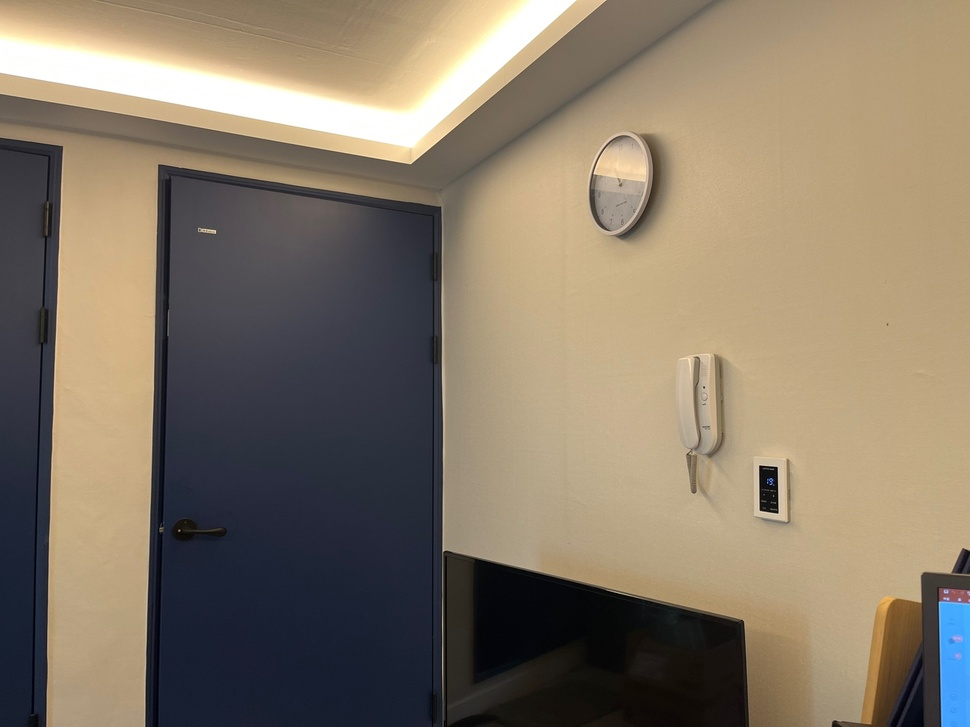
#> input picture pjh/data/stitching_images/1.jpg, 970 x 727 px, shrunk from 1440 x 1080 before the run; its folder holds 3 pictures in this run
$ python stitch.py
#> lines starting #> are read from the running program, lines starting #| are printed output that depends on the picture
import cv2
import sys
import glob

img_names = glob.glob('./data/stitching_images/*.jpg')

# 불러온 영상을 imgs에 저장
imgs = []
for name in img_names:
    img = cv2.imread(name)
#> img is the input picture: shape (727, 970, 3); mean B, G, R 104.4, 122, 134.9

    if img is None:
        print('Image load failed!')
        sys.exit()

    imgs.append(img)

# 객체 생성
stitcher = cv2.Stitcher_create()

# 이미지 스티칭
status, dst = stitcher.stitch(imgs)
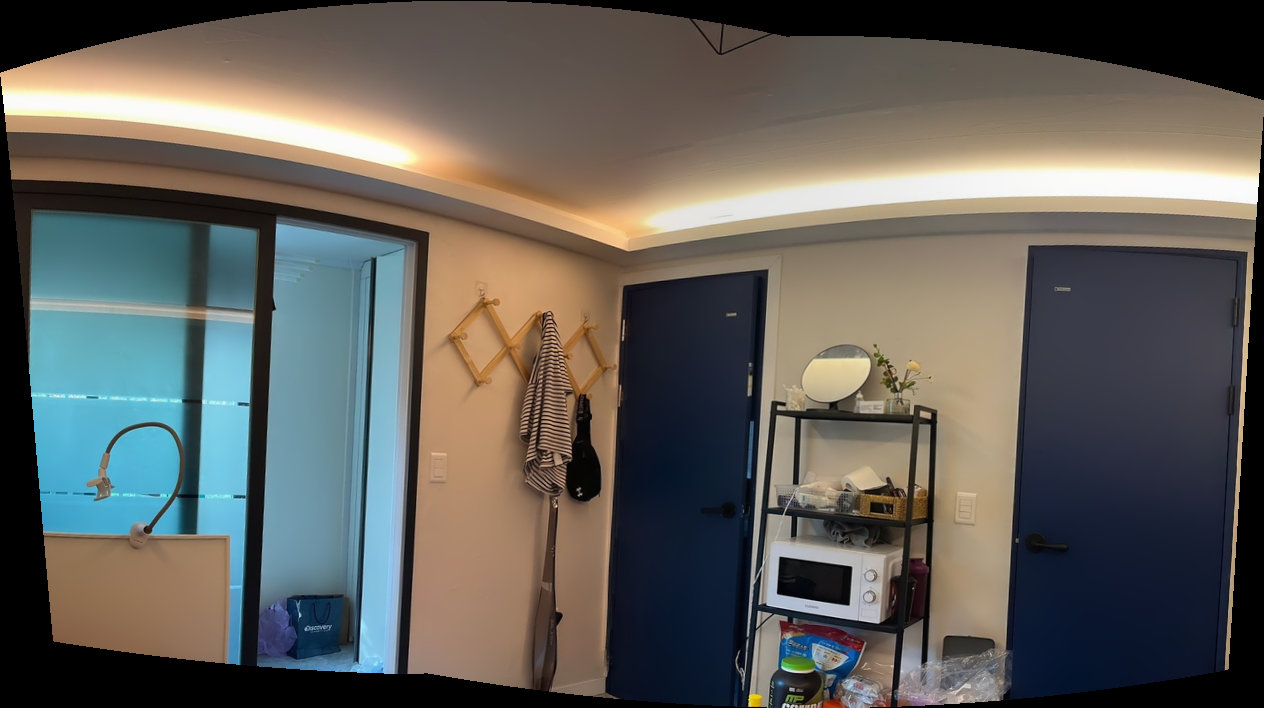
#> dst: shape (708, 1264, 3); mean of channels 0, 1, 2 90.4, 95.4, 97.2; drawn as B, G, R
#> status = 0

if status != cv2.Stitcher_OK:
    print('Stitch failed!')
    sys.exit()

# 결과 영상 저장
cv2.imwrite('output.jpg', dst)

# 출력 영상이 화면보다 커질 가능성이 있어 WINDOW_NORMAL 지정
cv2.namedWindow('dst', cv2.WINDOW_NORMAL)
cv2.imshow('dst',dst)
cv2.waitKey()
cv2.destroyAllWindows()
